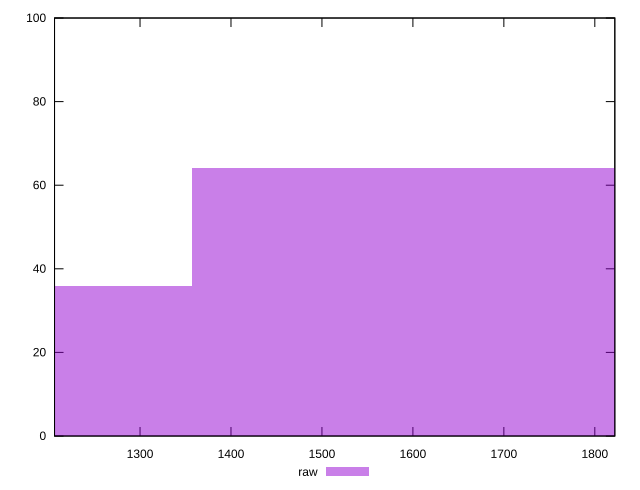

This figure's gnuplot source:
reset

$raw <<EOF
1628.6895629897454 64
1085.7930419931636 36
EOF

set key outside below
set boxwidth 542.8965209965818
set xrange [1206:1822]
set yrange [0:100]
set trange [0:100]
set style fill transparent solid 0.5 noborder
set terminal svg size 640, 490 enhanced background rgb 'white'
set output "reports/report_00032_2021-02-25T10-28-15.087Z/uses-rel-preload/samples/music/raw/histogram.svg"

plot $raw title "raw" with boxes

reset
